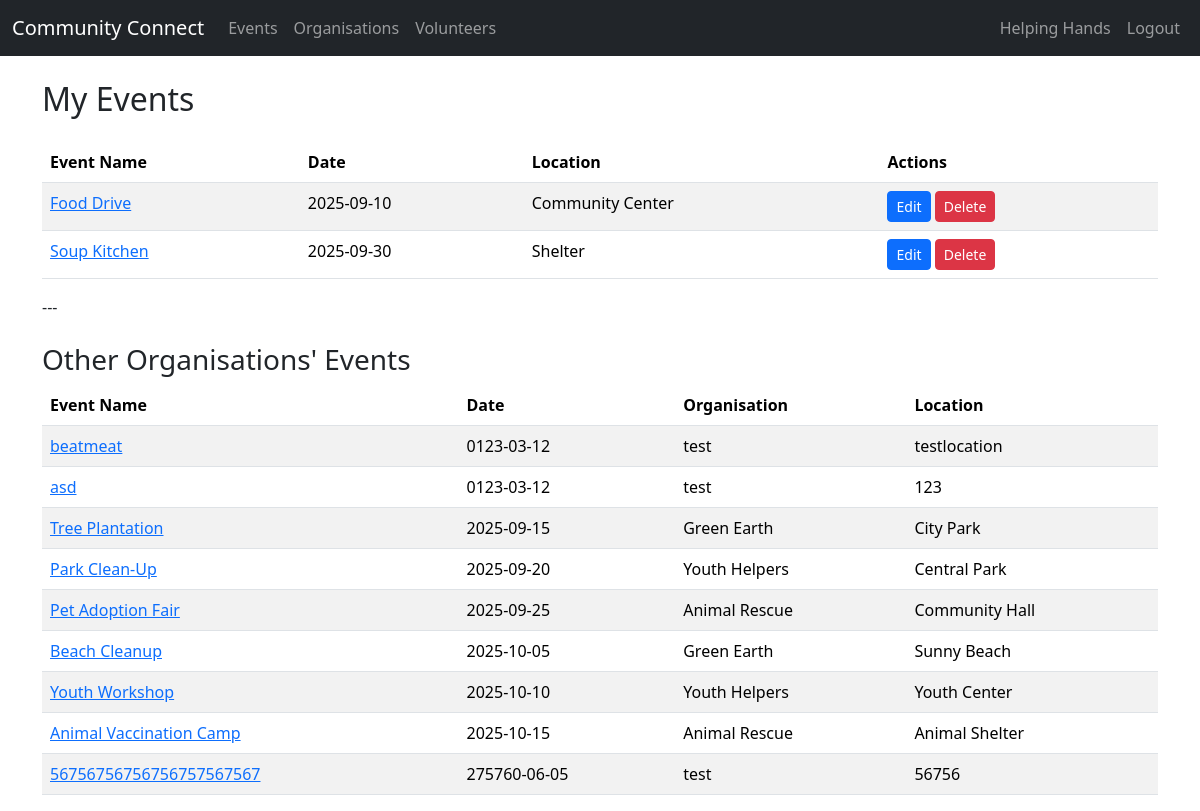
The app's page /organisation/events_full (signed in), older data.
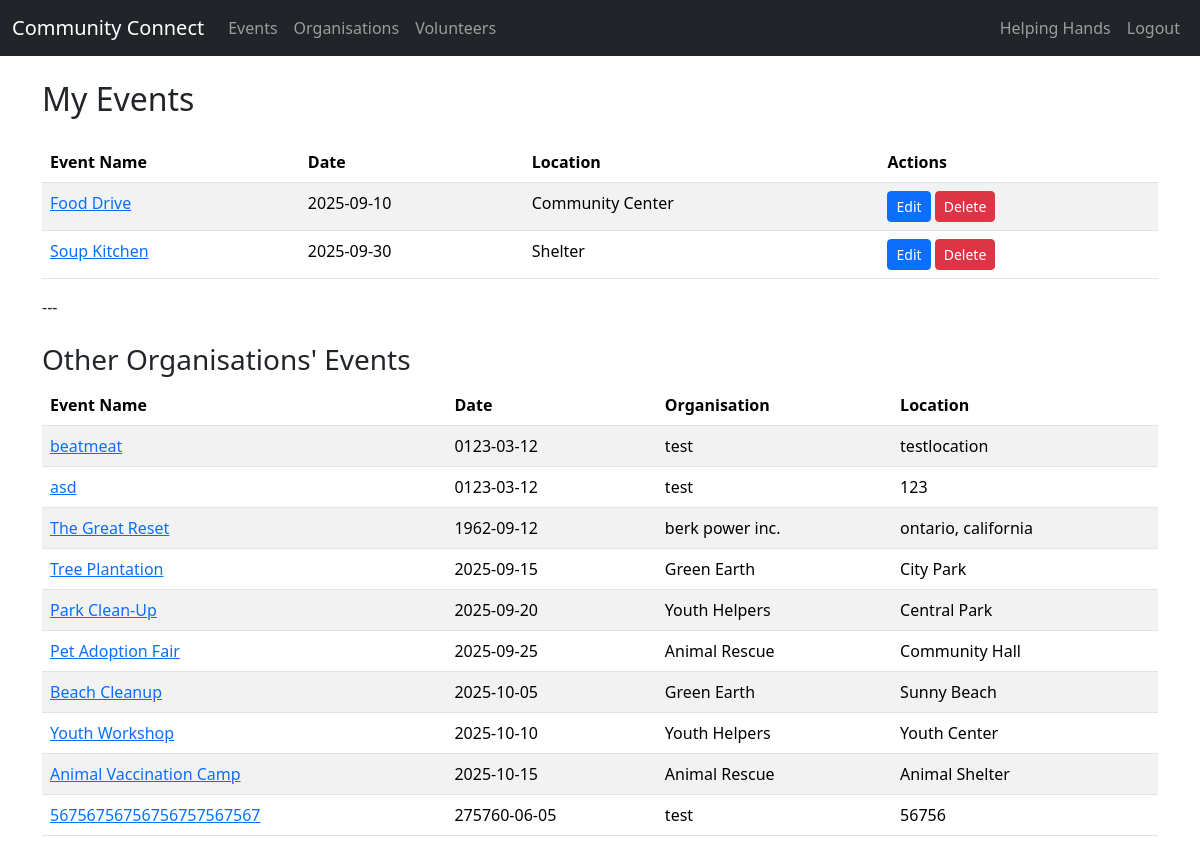
The same page, newer data.
### tables this page shows
CREATE TABLE Events (
    EventID INTEGER PRIMARY KEY AUTOINCREMENT,
    OrganisationID INTEGER,
    Name TEXT NOT NULL,
    Description TEXT,
    Date DATE,
    StartTime TIME,
    EndTime TIME,
    Location TEXT,
    Status TEXT,
    FOREIGN KEY (OrganisationID) REFERENCES Organisations(OrganisationID)
);

CREATE TABLE Organisations (
    OrganisationID INTEGER PRIMARY KEY AUTOINCREMENT,
    Name TEXT NOT NULL,
    Description TEXT,
    ContactPerson TEXT,
    Email TEXT UNIQUE,
    Password TEXT,
    Phone TEXT,
    Address TEXT,
    Website TEXT,
    Logo TEXT
);

### app.py (the view)
@app.route("/organisation/events_full")
@login_required
@org_required
def organisation_events_full():
    db = get_db()
    my_events = db.execute(
        """SELECT * FROM Events WHERE OrganisationID = ? ORDER BY Date""",
        (session["user_id"],)
    ).fetchall()
    other_events = db.execute(
        """SELECT e.*, o.Name AS OrgName
           FROM Events e
           JOIN Organisations o ON e.OrganisationID = o.OrganisationID
           WHERE e.OrganisationID != ?
           ORDER BY e.Date""",
        (session["user_id"],)
    ).fetchall()
    return render_template(
        "organisation_events_full.html",
        my_events=my_events,
        other_events=other_events
    )

### app.py (called while the page is built)
def get_db():
    db = getattr(g, "_database", None)
    if db is None:
        db = g._database = sqlite3.connect(DATABASE)
        db.row_factory = sqlite3.Row
    return db

@app.teardown_appcontext
def close_connection(exception):
    db = getattr(g, "_database", None)
    if db is not None:
        db.close()

def login_required(f):
    @wraps(f)
    def decorated_function(*args, **kwargs):
        if "user_id" not in session:
            flash("Please log in first.", "error")
            return redirect(url_for("login"))
        return f(*args, **kwargs)
    return decorated_function

def org_required(f):
    @wraps(f)
    def wrapper(*args, **kwargs):
        if session.get("account_type") != "organisation":
            flash("Organisations only.", "error")
            return redirect(url_for("index"))
        return f(*args, **kwargs)
    return wrapper

### templates/organisation_events_full.html
{% extends "base.html" %}
{% block content %}
<h2 class="mb-4">My Events</h2>
<table class="table table-striped">
    <thead>
        <tr>
            <th>Event Name</th>
            <th>Date</th>
            <th>Location</th>
            <th>Actions</th>
        </tr>
    </thead>
    <tbody>
        {% for event in my_events %}
        <tr>
            <td><a href="{{ url_for('view_event', event_id=event.EventID) }}">{{ event.Name }}</a></td>
            <td>{{ event.Date }}</td>
            <td>{{ event.Location }}</td>
            <td>
                <a href="{{ url_for('edit_event', event_id=event.EventID) }}" class="btn btn-sm btn-primary">Edit</a>
                <form action="{{ url_for('delete_event', event_id=event.EventID) }}" method="POST" class="d-inline">
                    <button type="submit" class="btn btn-sm btn-danger" onclick="return confirm('Are you sure?');">Delete</button>
                </form>
            </td>
        </tr>
        {% else %}
        <tr>
            <td colspan="4">No events found.</td>
        </tr>
        {% endfor %}
    </tbody>
</table>
---
<h3 class="mt-4">Other Organisations' Events</h3>
<table class="table table-striped">
    <thead>
        <tr>
            <th>Event Name</th>
            <th>Date</th>
            <th>Organisation</th>
            <th>Location</th>
        </tr>
    </thead>
    <tbody>
        {% for event in other_events %}
        <tr>
            <td><a href="{{ url_for('view_event', event_id=event.EventID) }}">{{ event.Name }}</a></td>
            <td>{{ event.Date }}</td>
            <td>{{ event.OrgName }}</td>
            <td>{{ event.Location }}</td>
        </tr>
        {% else %}
        <tr>
            <td colspan="4">No events found.</td>
        </tr>
        {% endfor %}
    </tbody>
</table>
{% endblock %}

Row changes from the older to the newer data that the page shows:
added Events: Name "The Great Reset", Date "1962-09-12", OrgName "berk power inc.", Location "ontario, california", shown under "Other Organisations' Events"
